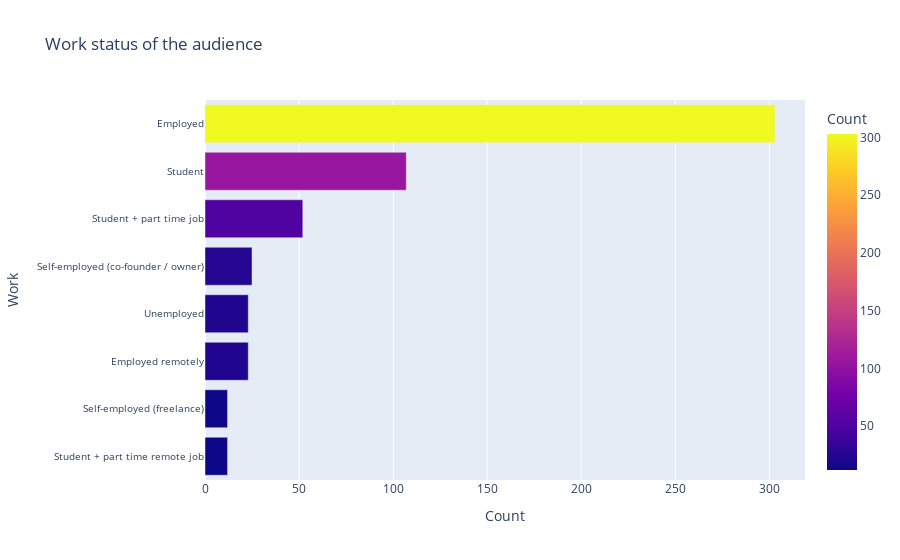

Notebook code cell kept with this figure:
### Markdown cell above
Let's then analyze the people's work status.
We process data like we did previously.

### Code cell
eda.plot_feature_count('Work', 'Work status of the audience')

### Figure 1 — Plotly figure (JSON) as saved in the notebook; plotly's stock layout.template omitted (floating-point values rounded to 4 significant figures)
{"data": [{"alignmentgroup": "True", "customdata": [[12], [12], [23], [23], [25], [52], [107], [303]], "hoverlabel": {"namelength": 0}, "hovertemplate": "Count=%{marker.color}<br>Work=%{y}", "legendgroup": "", "marker": {"color": [12, 12, 23, 23, 25, 52, 107, 303], "coloraxis": "coloraxis"}, "name": "", "offsetgroup": "", "orientation": "h", "showlegend": false, "textposition": "auto", "type": "bar", "x": [12, 12, 23, 23, 25, 52, 107, 303], "xaxis": "x", "y": ["Student + part time remote job", "Self-employed (freelance)", "Employed remotely", "Unemployed", "Self-employed (co-founder / owner)", "Student + part time job", "Student", "Employed"], "yaxis": "y"}], "layout": {"barmode": "relative", "coloraxis": {"colorbar": {"title": {"text": "Count"}}, "colorscale": [[0, "#0d0887"], [0.1111, "#46039f"], [0.2222, "#7201a8"], [0.3333, "#9c179e"], [0.4444, "#bd3786"], [0.5556, "#d8576b"], [0.6667, "#ed7953"], [0.7778, "#fb9f3a"], [0.8889, "#fdca26"], [1, "#f0f921"]]}, "legend": {"tracegroupgap": 0}, "title": {"text": "Work status of the audience"}, "xaxis": {"anchor": "y", "domain": [0, 1], "title": {"text": "Count"}}, "yaxis": {"anchor": "x", "domain": [0, 1], "tickfont": {"size": 10}, "title": {"text": "Work"}}}}
